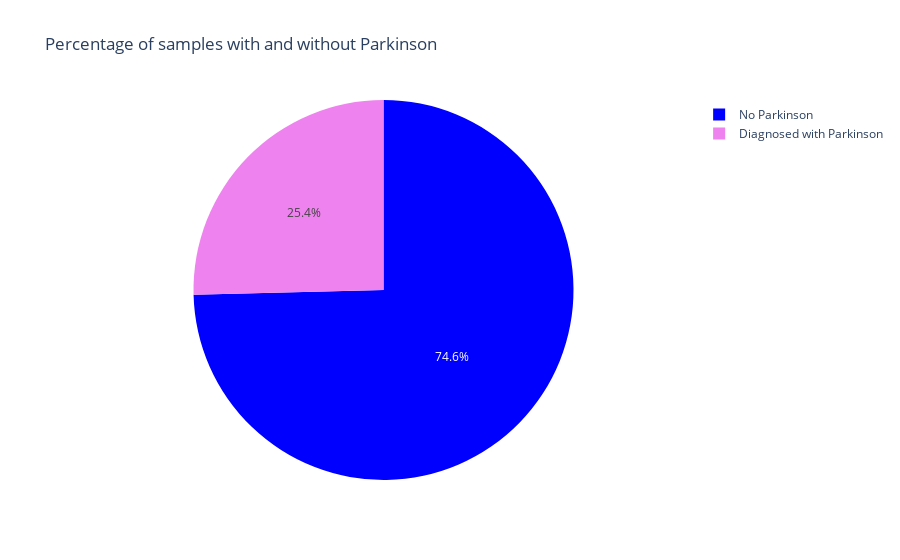

Notebook cell for this chart:
### Code cell
labels = ["No Parkinson","Diagnosed with Parkinson"]

have_or_not = df["class"].value_counts().tolist()
values = [have_or_not[0], have_or_not[1]]

fig = px.pie(values = df["class"].value_counts(), names = labels, color_discrete_sequence = ["blue", "violet"], title = "Percentage of samples with and without Parkinson")
fig.show()

### Figure 1 — Plotly figure (JSON) as saved in the notebook; plotly's stock layout.template omitted (floating-point values rounded to 4 significant figures)
{"data": [{"domain": {"x": [0, 1], "y": [0, 1]}, "hovertemplate": "label=%{label}<br>value=%{value}<extra></extra>", "labels": ["No Parkinson", "Diagnosed with Parkinson"], "legendgroup": "", "name": "", "showlegend": true, "type": "pie", "values": [564, 192]}], "layout": {"legend": {"tracegroupgap": 0}, "piecolorway": ["blue", "violet"], "title": {"text": "Percentage of samples with and without Parkinson"}}}
